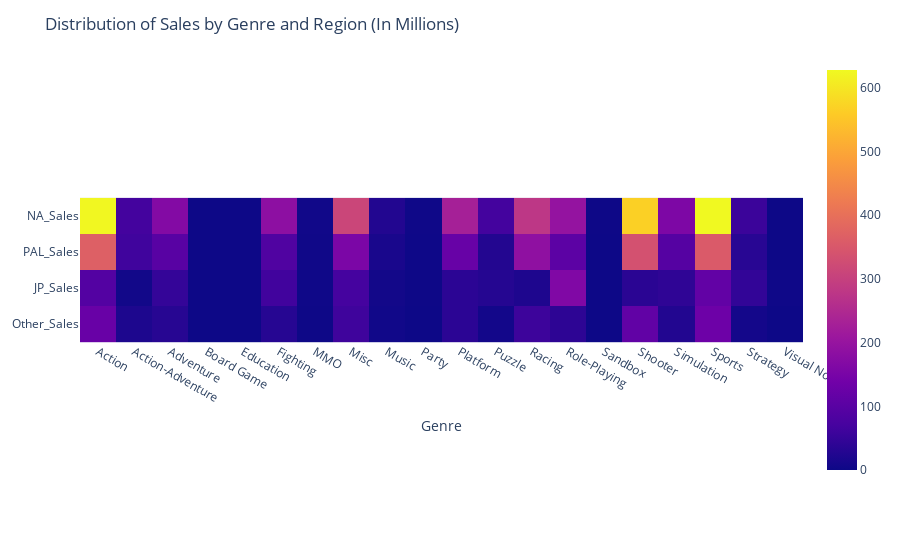

Write notebook code for a chart like this one.
### Code cell
fig = px.imshow(df_vis3.T)
fig.update_layout(title="Distribution of Sales by Genre and Region (In Millions)")
fig.show()

### Figure 1 — Plotly figure (JSON) as saved in the notebook; plotly's stock layout.template omitted (floating-point values rounded to 4 significant figures)
{"data": [{"coloraxis": "coloraxis", "hovertemplate": "Genre: %{x}<br>y: %{y}<br>color: %{z}<extra></extra>", "name": "0", "type": "heatmap", "x": ["Action", "Action-Adventure", "Adventure", "Board Game", "Education", "Fighting", "MMO", "Misc", "Music", "Party", "Platform", "Puzzle", "Racing", "Role-Playing", "Sandbox", "Shooter", "Simulation", "Sports", "Strategy", "Visual Novel"], "xaxis": "x", "y": ["NA_Sales", "PAL_Sales", "JP_Sales", "Other_Sales"], "yaxis": "y", "z": [[624.9, 67.84, 167.1, 0.06, 0.08, 184.5, 4.88, 311.6, 25.98, 2.35, 229.1, 67.48, 279.5, 196.0, 0.69, 566.4, 158.6, 628.0, 56.64, 0.47], [367.0, 62.51, 98.18, 0.22, 0, 85.28, 3.42, 154.6, 15.16, 1.61, 121.5, 26.97, 188.3, 105.0, 0.56, 336.1, 93.39, 354.1, 33.61, 0.07], [90.64, 5.6, 48.33, 0.02, 0, 63.44, 2.36, 68.9, 6.74, 0.95, 36.98, 29.68, 21.05, 162.8, 0.52, 36.04, 42.06, 113.5, 45.14, 2.78], [123.2, 19.45, 32.09, 0.02, 0.01, 30.7, 1.19, 60.78, 4.94, 0.47, 36.61, 7.92, 58.57, 38.63, 0.12, 113.0, 25.59, 132.0, 8.72, 0.12]]}], "layout": {"coloraxis": {"colorscale": [[0, "#0d0887"], [0.1111, "#46039f"], [0.2222, "#7201a8"], [0.3333, "#9c179e"], [0.4444, "#bd3786"], [0.5556, "#d8576b"], [0.6667, "#ed7953"], [0.7778, "#fb9f3a"], [0.8889, "#fdca26"], [1, "#f0f921"]]}, "margin": {"t": 60}, "title": {"text": "Distribution of Sales by Genre and Region (In Millions)"}, "xaxis": {"anchor": "y", "constrain": "domain", "domain": [0, 1], "scaleanchor": "y", "title": {"text": "Genre"}}, "yaxis": {"anchor": "x", "autorange": "reversed", "constrain": "domain", "domain": [0, 1]}}}
